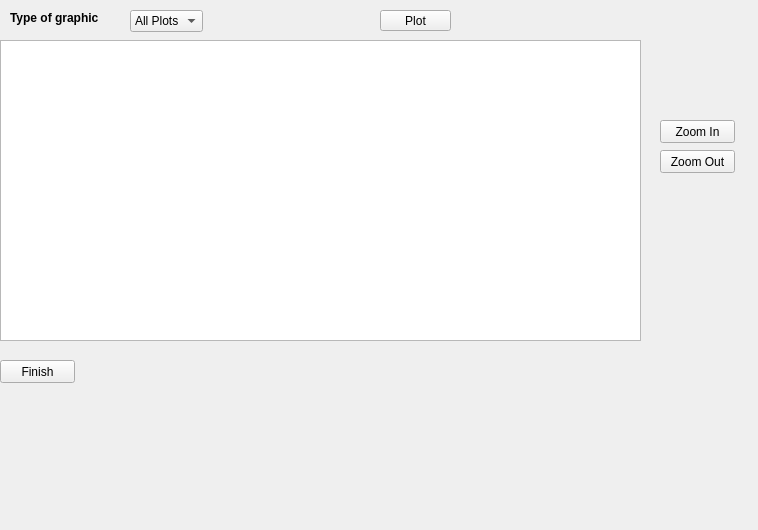
            <widget class="QWidget" name="Step6">
             <property name="geometry">
              <rect>
               <x>0</x>
               <y>0</y>
               <width>758</width>
               <height>530</height>
              </rect>
             </property>
             <attribute name="label">
              <string>Step 6 - Hydrological Uncertainty Analysis</string>
             </attribute>
             <widget class="QGraphicsView" name="graphicsView_WQ_2">
              <property name="geometry">
               <rect>
                <x>0</x>
                <y>40</y>
                <width>641</width>
                <height>301</height>
               </rect>
              </property>
             </widget>
             <widget class="QPushButton" name="zoom_out_button_WQ_2">
              <property name="geometry">
               <rect>
                <x>660</x>
                <y>150</y>
                <width>75</width>
                <height>23</height>
               </rect>
              </property>
              <property name="text">
               <string>Zoom Out</string>
              </property>
             </widget>
             <widget class="QPushButton" name="zoom_in_button_WQ_2">
              <property name="geometry">
               <rect>
                <x>660</x>
                <y>120</y>
                <width>75</width>
                <height>23</height>
               </rect>
              </property>
              <property name="text">
               <string>Zoom In</string>
              </property>
             </widget>
             <widget class="QPushButton" name="Plot_sensy">
              <property name="geometry">
               <rect>
                <x>380</x>
                <y>10</y>
                <width>71</width>
                <height>21</height>
               </rect>
              </property>
              <property name="text">
               <string>Plot</string>
              </property>
             </widget>
             <widget class="QComboBox" name="Type_Fig">
              <property name="geometry">
               <rect>
                <x>130</x>
                <y>10</y>
                <width>73</width>
                <height>22</height>
               </rect>
              </property>
              <item>
               <property name="text">
                <string>All Plots</string>
               </property>
              </item>
              <item>
               <property name="text">
                <string>Boxplot</string>
               </property>
              </item>
              <item>
               <property name="text">
                <string>Scatter Plot</string>
               </property>
              </item>
              <item>
               <property name="text">
                <string>Correlation heatmap</string>
               </property>
              </item>
              <item>
               <property name="text">
                <string>histograms</string>
               </property>
              </item>
              <item>
               <property name="text">
                <string>Time series</string>
               </property>
              </item>
              <item>
               <property name="text">
                <string>Sensitivity indices</string>
               </property>
              </item>
              <item>
               <property name="text">
                <string>Violin plots</string>
               </property>
              </item>
              <item>
               <property name="text">
                <string>Parallel coordinates</string>
               </property>
              </item>
              <item>
               <property name="text">
                <string>Tornado plot</string>
               </property>
              </item>
             </widget>
             <widget class="QLabel" name="label_56">
              <property name="geometry">
               <rect>
                <x>10</x>
                <y>10</y>
                <width>101</width>
                <height>16</height>
               </rect>
              </property>
              <property name="text">
               <string>&lt;html&gt;&lt;head/&gt;&lt;body&gt;&lt;p&gt;&lt;span style=&quot; font-size:9pt; font-weight:600;&quot;&gt;Type of graphic&lt;/span&gt;&lt;/p&gt;&lt;/body&gt;&lt;/html&gt;</string>
              </property>
             </widget>
             <widget class="QPushButton" name="Button_Finish_1">
              <property name="geometry">
               <rect>
                <x>0</x>
                <y>360</y>
                <width>75</width>
                <height>23</height>
               </rect>
              </property>
              <property name="text">
               <string>Finish</string>
              </property>
             </widget>
            </widget>
